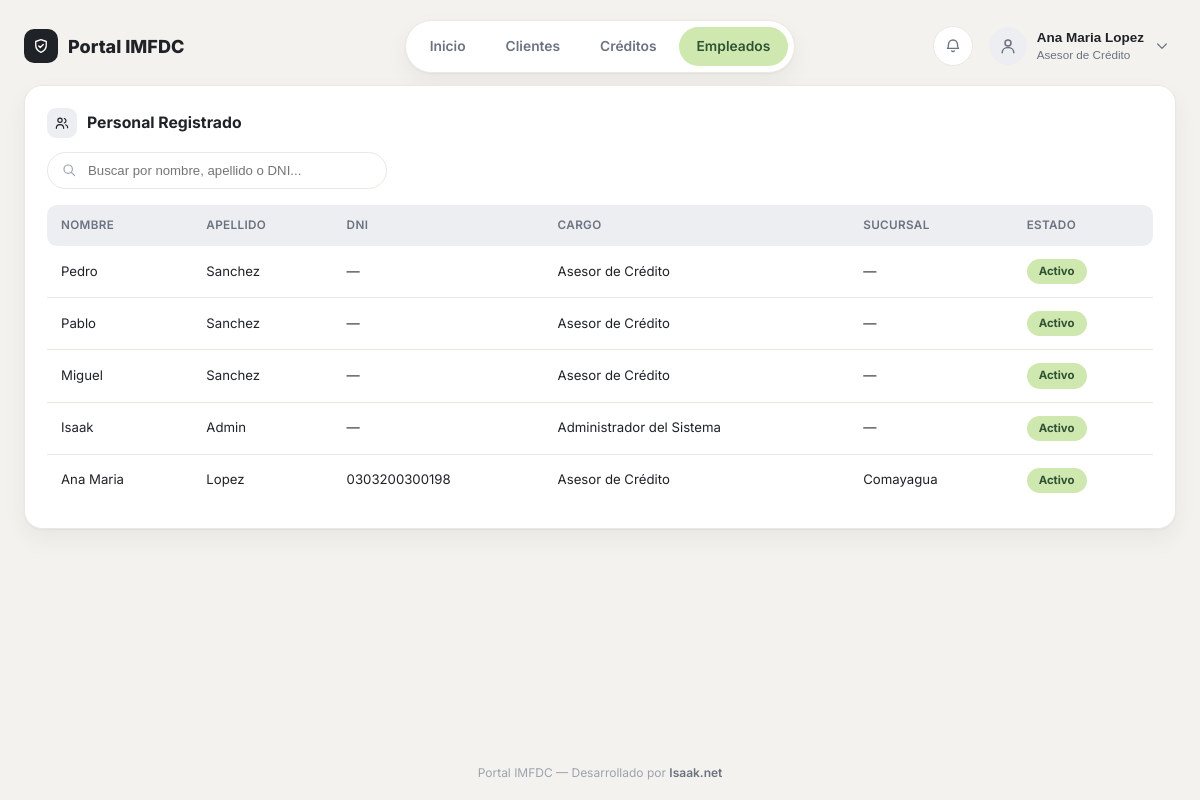
Page /empleados/ (signed in) on the earlier database version.
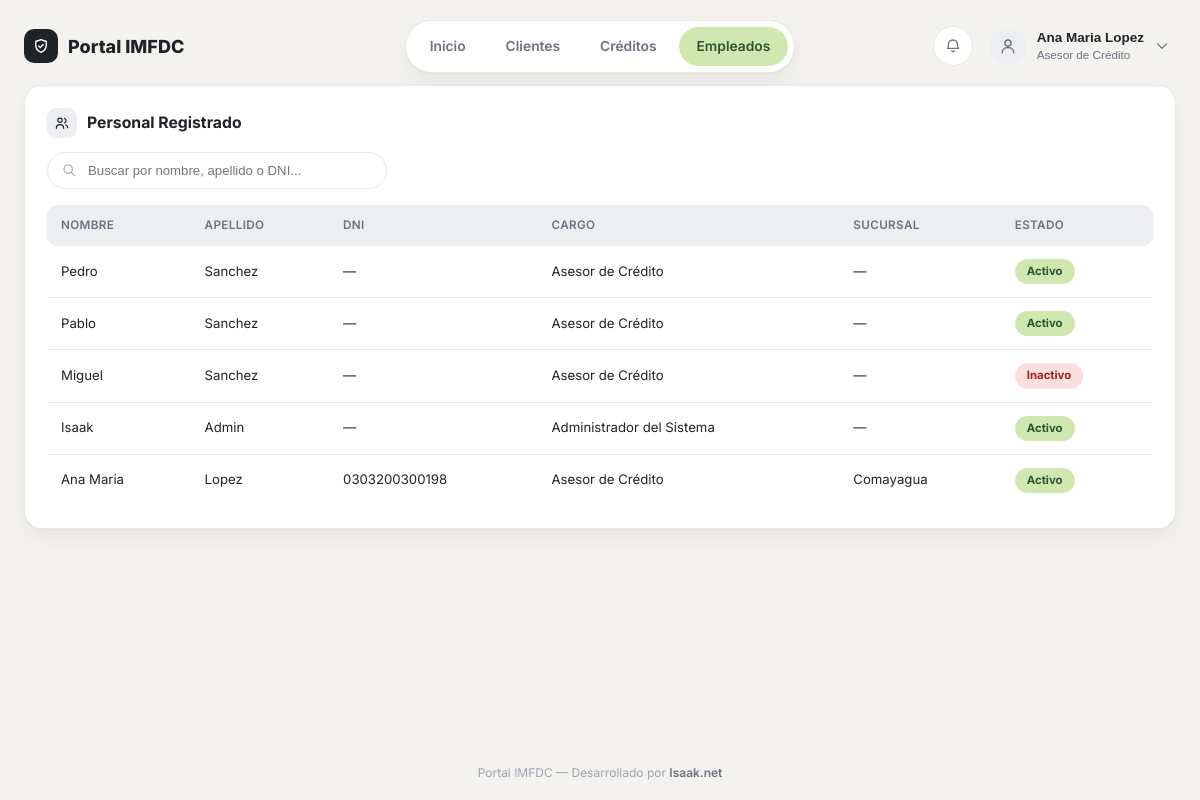
Same page on the later database version.
### empleados/models.py (models this page shows, shortened)
class Empleado(models.Model):
    CARGO_ASESOR = 'ASESOR'
    CARGO_ANALISTA = 'ANALISTA'
    CARGO_GERENTE = 'GERENTE'
    CARGO_CAJERO = 'CAJERO'
    CARGO_ADMIN = 'ADMIN'
    CARGO_CHOICES = [
        (CARGO_ASESOR, 'Asesor de Crédito'),
        (CARGO_ANALISTA, 'Analista de Crédito'),
        (CARGO_GERENTE, 'Gerente / Comité de Crédito'),
        (CARGO_CAJERO, 'Cajero'),
        (CARGO_ADMIN, 'Administrador del Sistema'),
    ]
    CARGO_PERMISOS = {
        CARGO_ASESOR: {'crear_cliente', 'crear_credito'},
        CARGO_ANALISTA: {'crear_cliente', 'crear_credito', 'evaluar'},
        CARGO_GERENTE: {'evaluar', 'aprobar', 'rechazar'},
        CARGO_CAJERO: {'desembolsar', 'cobrar'},
        CARGO_ADMIN: {
            'crear_cliente', 'crear_credito', 'evaluar', 'aprobar',
            'rechazar', 'desembolsar', 'cobrar',
        },
    }
    user = models.OneToOneField(
        settings.AUTH_USER_MODEL,
        on_delete=models.SET_NULL,
        null=True,
        blank=True,
        related_name='empleado',
    )
    nombre = models.CharField(max_length=100)
    apellido = models.CharField(max_length=100)
    dni = models.CharField('DNI', max_length=20, unique=True, null=True, blank=True)
    cargo = models.CharField(max_length=20, choices=CARGO_CHOICES, default=CARGO_ASESOR)
    telefono = models.CharField(max_length=20, blank=True)
    correo = models.EmailField(blank=True)
    sucursal = models.CharField(max_length=100, blank=True)
    activo = models.BooleanField('Estado Activo', default=True)
    salario = models.DecimalField(max_digits=10, decimal_places=2, null=True, blank=True)
    created_at = models.DateTimeField(auto_now_add=True)
    update_at = models.DateTimeField(auto_now=True)
    class Meta:
        verbose_name = 'Empleado'
        verbose_name_plural = 'Empleados'

### empleados/views.py (the view)
# urls.py: path('empleados/', empleados_views.lista_empleados, name='lista'), # Se ve en: http://127.0.0.1:8000/empleados/
@login_required
def lista_empleados(request):
    q = request.GET.get('q', '').strip()
    empleados = Empleado.objects.all() # Trae todos los empleados de la DB
    if q:
        empleados = empleados.filter(
            Q(nombre__icontains=q) | Q(apellido__icontains=q) | Q(dni__icontains=q)
        )
    return render(request, 'empleados/lista.html', {'empleados': empleados, 'q': q})

### empleados/templates/empleados/lista.html (shortened to what this page needs)
{% extends 'base.html' %}
{% block content %}
<div class="card">
    <div class="card-actions-row">
        <div class="card-title" style="margin-bottom: 0;">
            <span class="icon-badge-sm">{% include 'partials/_icon.html' with name='users' size=16 %}</span>
            Personal Registrado
        </div>
    </div>
    <form method="GET" class="search-form">
        <span class="search-icon">{% include 'partials/_icon.html' with name='search' size=16 %}</span>
        <input type="search" name="q" value="{{ q }}" placeholder="Buscar por nombre, apellido o DNI...">
    </form>
    {% if empleados %}
        <div class="table-wrap">
        <table class="data-table">
            <thead>
                <tr>
                    <th>Nombre</th>
                    <th>Apellido</th>
                    <th>DNI</th>
                    <th>Cargo</th>
                    <th>Sucursal</th>
                    <th>Estado</th>
                </tr>
            </thead>
            <tbody>
                {% for emp in empleados %}
                    <tr>
                        <td>{{ emp.nombre }}</td>
                        <td>{{ emp.apellido }}</td>
                        <td>{{ emp.dni|default:'—' }}</td>
                        <td>{{ emp.get_cargo_display }}</td>
                        <td>{{ emp.sucursal|default:'—' }}</td>
                        <td>
                            {% if emp.activo %}
                                <span class="badge badge-success">Activo</span>
                            {% else %}
                                <span class="badge badge-danger">Inactivo</span>
                            {% endif %}
                        </td>
                    </tr>
                {% endfor %}
            </tbody>
        </table>
        </div>
    {% else %}
        <p class="empty-state">{% if q %}No se encontraron empleados para "{{ q }}".{% else %}No hay empleados registrados aún.{% endif %}</p>
    {% endif %}
</div>
{% endblock %}

Differences in the rows shown:
changed Empleado "Miguel": activo "Activo" → "Inactivo"
